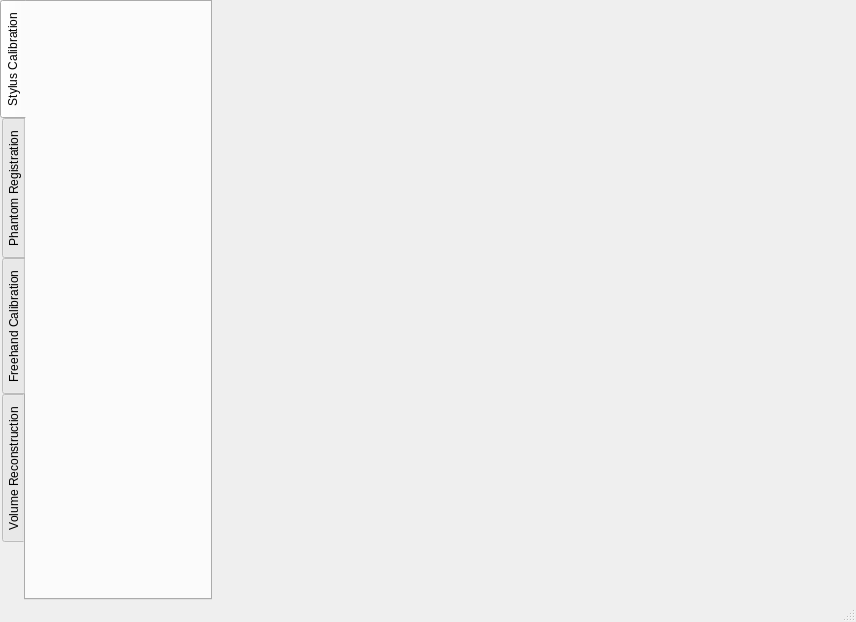
<?xml version="1.0" encoding="UTF-8"?>
<ui version="4.0">
 <class>FreehandClass</class>
 <widget class="QMainWindow" name="FreehandClass">
  <property name="geometry">
   <rect>
    <x>0</x>
    <y>0</y>
    <width>856</width>
    <height>620</height>
   </rect>
  </property>
  <property name="windowTitle">
   <string>Freehand Ultrasound Calibration</string>
  </property>
  <widget class="QWidget" name="centralWidget">
   <layout class="QHBoxLayout" name="horizontalLayout">
    <property name="spacing">
     <number>0</number>
    </property>
    <property name="margin">
     <number>0</number>
    </property>
    <item>
     <widget class="QTabWidget" name="tabWidgetToolbox">
      <property name="minimumSize">
       <size>
        <width>212</width>
        <height>600</height>
       </size>
      </property>
      <property name="maximumSize">
       <size>
        <width>212</width>
        <height>16777215</height>
       </size>
      </property>
      <property name="tabPosition">
       <enum>QTabWidget::West</enum>
      </property>
      <property name="currentIndex">
       <number>0</number>
      </property>
      <widget class="QWidget" name="tab_StylusCalibration">
       <attribute name="title">
        <string>Stylus Calibration</string>
       </attribute>
      </widget>
      <widget class="QWidget" name="tab_PhantomRegistration">
       <attribute name="title">
        <string>Phantom Registration</string>
       </attribute>
      </widget>
      <widget class="QWidget" name="tab_FreehandCalibration">
       <attribute name="title">
        <string>Freehand Calibration</string>
       </attribute>
      </widget>
      <widget class="QWidget" name="tab_VolumeReconstruction">
       <attribute name="title">
        <string>Volume Reconstruction</string>
       </attribute>
      </widget>
     </widget>
    </item>
    <item>
     <widget class="QVTKWidget" name="canvas" native="true">
      <property name="sizePolicy">
       <sizepolicy hsizetype="Preferred" vsizetype="Preferred">
        <horstretch>1</horstretch>
        <verstretch>1</verstretch>
       </sizepolicy>
      </property>
      <property name="minimumSize">
       <size>
        <width>600</width>
        <height>600</height>
       </size>
      </property>
      <property name="sizeIncrement">
       <size>
        <width>4</width>
        <height>3</height>
       </size>
      </property>
     </widget>
    </item>
   </layout>
  </widget>
  <widget class="QStatusBar" name="statusBar"/>
 </widget>
 <layoutdefault spacing="6" margin="11"/>
 <customwidgets>
  <customwidget>
   <class>QVTKWidget</class>
   <extends>QWidget</extends>
   <header location="global">QVTKWidget.h</header>
  </customwidget>
 </customwidgets>
 <resources>
  <include location="FreehandMainWindow.qrc"/>
 </resources>
 <connections/>
</ui>
